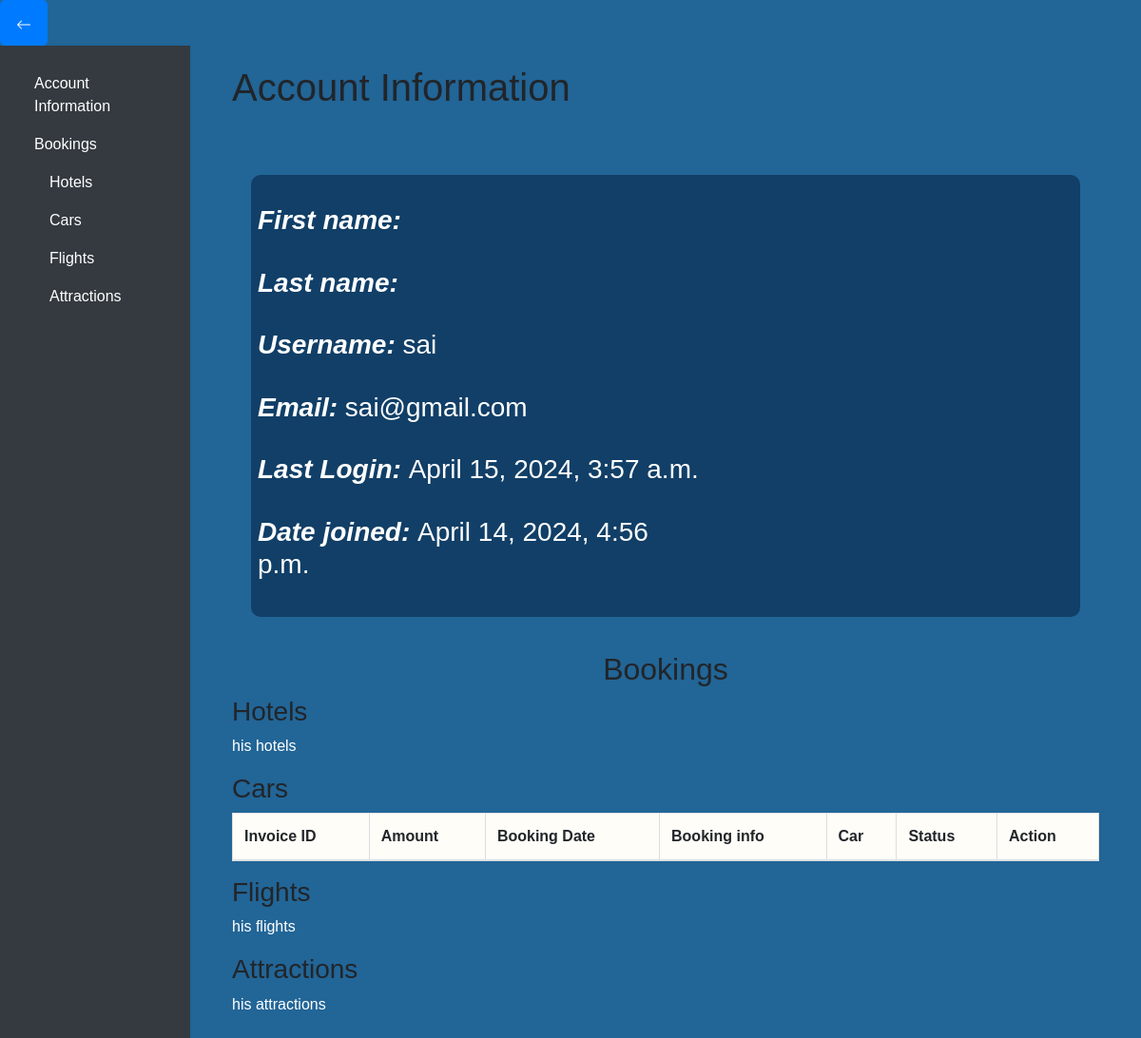
The app's page /car/accounts/account/ (signed in), older data.
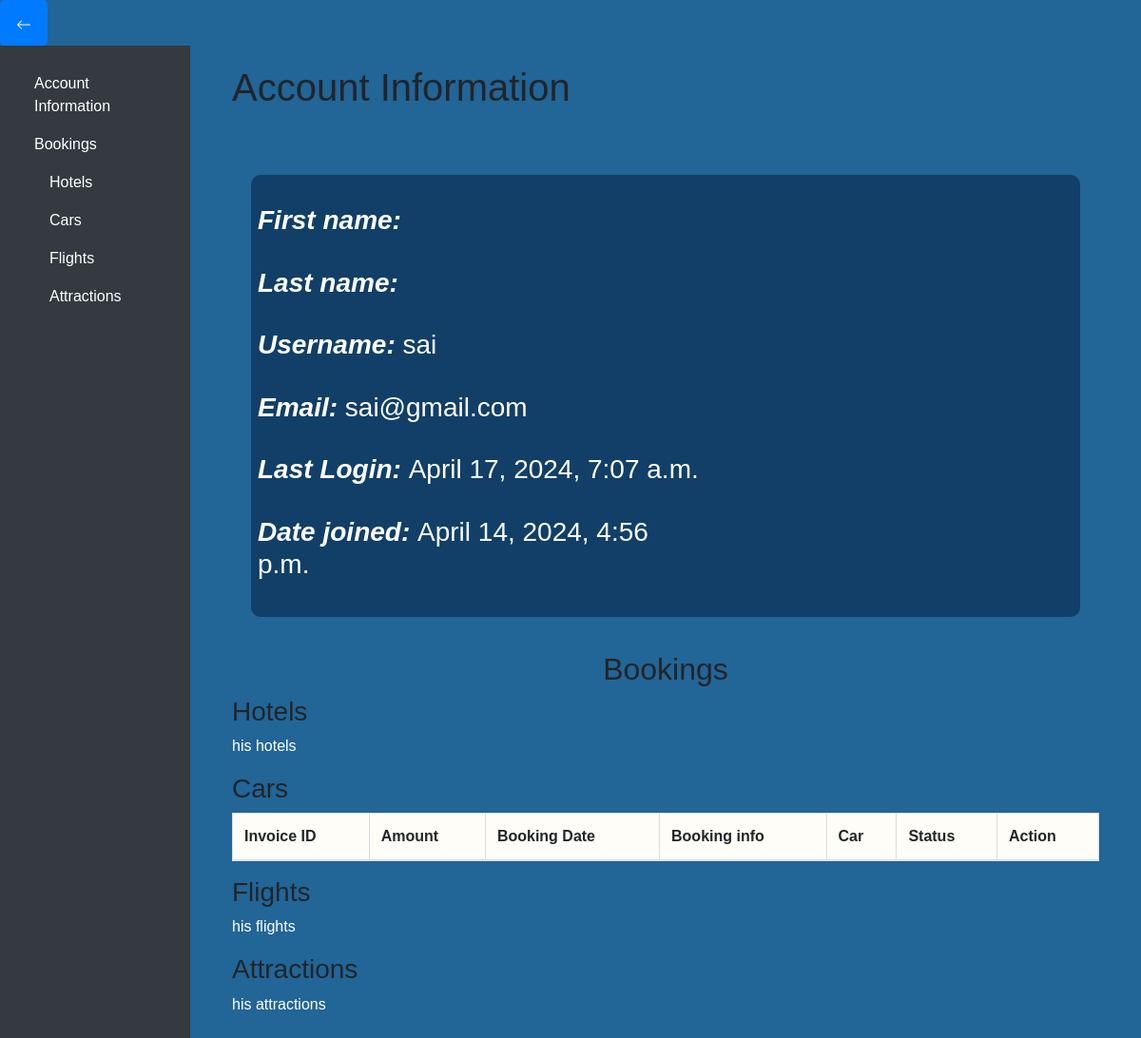
The same page, newer data.
### userauths/models.py (models this page shows, shortened)
class User(AbstractUser):
    full_name = models.CharField(max_length=1000, null=True, blank=True)
    username = models.CharField(max_length=100, null=True, blank=True)
    email = models.EmailField(unique=True)
    phone = models.CharField(max_length=100, null=True, blank=True)
    gender = models.CharField(max_length=100, choices=GENDER, null=True, blank=True)
    otp = models.CharField(max_length=100, null=True, blank=True)
    USERNAME_FIELD = "email"
    REQUIRED_FIELDS = ['username']

### accounts/views.py (the view)
# urls.py: path('account/', views.user_account, name= 'account'),
def user_account(request):
    if request.user.is_anonymous is False:
        context = {}
        invoices = Carbooking.objects.filter(user_id=request.user.id).order_by("booking_date")
        context["invoices"] = invoices
        return render(request, 'account.html', context)
    else:
        return redirect("accounts:login")

### hotel/context_processor.py (called while the page is built)
def default(request):
    if 'selection_data_obj' in request.session:
        total_selected_items = len(request.session['selection_data_obj'])
    else:
        total_selected_items = 0
    try:
        noti = Notification.objects.filter(user=request.user, seen=False)
    except:
        noti = None
    return {
        "total_selected_items": total_selected_items,
        "noti": noti,
    }

### accounts/templates/account.html (shortened to what the changed rows need)
{% load static %}
<!DOCTYPE html>
<html lang="en">
<head>
    <link rel="stylesheet" href="https://stackpath.bootstrapcdn.com/bootstrap/4.5.2/css/bootstrap.min.css">
    <link rel="stylesheet" type="text/css" href="https://cdn.jsdelivr.net/npm/daterangepicker/daterangepicker.css" />
    <link rel="stylesheet" type="text/css" href="{% static '/css/light_mode.css' %}" >
</head>
<body>
    <div class="container-fluid">
        <div class="row">
            <main role="main" class="col-md-9 ml-sm-auto col-lg-10 px-4">
                <div class="content">
                    <h1 id="account-info">Account Information</h1>
                      <div id="searchResults" class = "result_container">
                        <div id="Results" class="container mt-5">
                            <ul class="list-unstyled styled-list">
                                <li class="car-container" style="color: white;">
                                    <div class="car-info">
                                        <br/>
                                        <h3><b><i>First name: </i></b> {{ user.first_name }} </h3>
                                        <br/>
                                        <h3><b><i>Last name: </i></b> {{ user.last_name }} </h3>
                                        <br/>
                                        <h3><b><i>Username: </i></b> {{ user.username }} </h3>
                                        <br/>
                                        <h3><b><i>Email: </i></b> {{ user.email }} </h3>
                                        <br/>
                                        <h3><b><i>Last Login: </i></b> {{ user.last_login }} </h3>
                                        <br/>
                                        <h3><b><i>Date joined: </i></b> {{ user.date_joined }} </h3>
                                        <br/>
                                    </div>
                                </li>
                            </ul>
                        </div>
                      </div>
                      <center><h2 id="bookings">Bookings</h2></center>
                    <table class="table">
                        <thead>
                            <tr>
                                <th>Invoice ID</th>
                                <th>Amount</th>
                                <th>Booking Date</th>
                                <th>Booking info</th>
                                <th>Car</th>
                                <th>Status</th>
                                <th>Action</th>
                            </tr>
                        </thead>
                    </table>
                </div>
            </main>
        </div>
    </div>
</body>
</html>

Row changes from the older to the newer data that the page shows:
changed User "sai": last_login "April 15, 2024, 3:57 a.m." → "April 17, 2024, 7:07 a.m."
